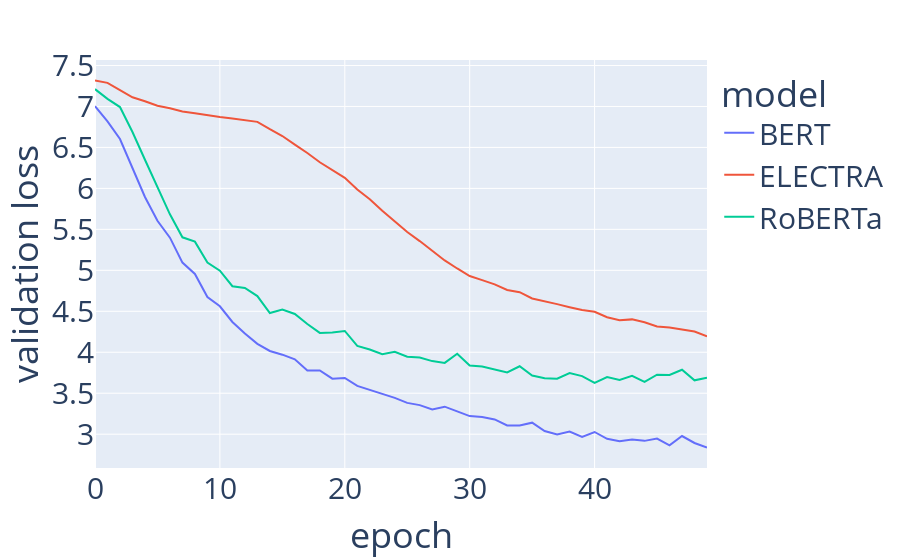

The cell this chart's notebook holds for it:
### Code cell
import plotly.express as px

fig = px.line(df, x="epoch", y="val_losses", color='model')
fig.update_layout(xaxis = dict(tickfont = dict(size=30)),
                  yaxis = dict(tickfont = dict(size=30)),
                  font = dict(size=30))
fig.update_layout(
    xaxis_title="epoch",
    yaxis_title="validation loss",
#    legend_title="Legend Title",
    font=dict(size=30)
)
fig.show()

### Figure 1 — Plotly figure (JSON) as saved in the notebook; plotly's stock layout.template omitted (floating-point values rounded to 4 significant figures)
{"data": [{"hovertemplate": "model=BERT<br>epoch=%{x}<br>val_losses=%{y}<extra></extra>", "legendgroup": "BERT", "line": {"color": "#636efa", "dash": "solid"}, "marker": {"symbol": "circle"}, "mode": "lines", "name": "BERT", "orientation": "v", "showlegend": true, "type": "scatter", "x": [0, 1, 2, 3, 4, 5, 6, 7, 8, 9, 10, 11, 12, 13, 14, 15, 16, 17, 18, 19, 20, 21, 22, 23, 24, 25, 26, 27, 28, 29, 30, 31, 32, 33, 34, 35, 36, 37, 38, 39, 40, 41, 42, 43, 44, 45, 46, 47, 48, 49], "xaxis": "x", "y": [7.004, 6.817, 6.603, 6.238, 5.895, 5.605, 5.399, 5.094, 4.956, 4.674, 4.561, 4.37, 4.228, 4.102, 4.016, 3.971, 3.913, 3.776, 3.778, 3.678, 3.686, 3.589, 3.539, 3.497, 3.444, 3.382, 3.355, 3.302, 3.336, 3.279, 3.221, 3.211, 3.18, 3.107, 3.107, 3.14, 3.039, 2.997, 3.032, 2.966, 3.027, 2.944, 2.914, 2.934, 2.919, 2.946, 2.863, 2.977, 2.893, 2.836], "yaxis": "y"}, {"hovertemplate": "model=ELECTRA<br>epoch=%{x}<br>val_losses=%{y}<extra></extra>", "legendgroup": "ELECTRA", "line": {"color": "#EF553B", "dash": "solid"}, "marker": {"symbol": "circle"}, "mode": "lines", "name": "ELECTRA", "orientation": "v", "showlegend": true, "type": "scatter", "x": [0, 1, 2, 3, 4, 5, 6, 7, 8, 9, 10, 11, 12, 13, 14, 15, 16, 17, 18, 19, 20, 21, 22, 23, 24, 25, 26, 27, 28, 29, 30, 31, 32, 33, 34, 35, 36, 37, 38, 39, 40, 41, 42, 43, 44, 45, 46, 47, 48, 49], "xaxis": "x", "y": [7.318, 7.288, 7.2, 7.112, 7.064, 7.009, 6.977, 6.939, 6.917, 6.89, 6.872, 6.854, 6.838, 6.812, 6.722, 6.639, 6.533, 6.432, 6.319, 6.22, 6.129, 5.986, 5.867, 5.727, 5.598, 5.467, 5.357, 5.236, 5.121, 5.022, 4.93, 4.88, 4.829, 4.759, 4.733, 4.656, 4.624, 4.587, 4.55, 4.515, 4.494, 4.427, 4.391, 4.401, 4.367, 4.315, 4.301, 4.276, 4.253, 4.194], "yaxis": "y"}, {"hovertemplate": "model=RoBERTa<br>epoch=%{x}<br>val_losses=%{y}<extra></extra>", "legendgroup": "RoBERTa", "line": {"color": "#00cc96", "dash": "solid"}, "marker": {"symbol": "circle"}, "mode": "lines", "name": "RoBERTa", "orientation": "v", "showlegend": true, "type": "scatter", "x": [0, 1, 2, 3, 4, 5, 6, 7, 8, 9, 10, 11, 12, 13, 14, 15, 16, 17, 18, 19, 20, 21, 22, 23, 24, 25, 26, 27, 28, 29, 30, 31, 32, 33, 34, 35, 36, 37, 38, 39, 40, 41, 42, 43, 44, 45, 46, 47, 48, 49], "xaxis": "x", "y": [7.211, 7.093, 6.993, 6.688, 6.349, 6.021, 5.684, 5.403, 5.35, 5.095, 4.995, 4.806, 4.784, 4.686, 4.479, 4.521, 4.468, 4.344, 4.236, 4.24, 4.26, 4.077, 4.034, 3.977, 4.005, 3.946, 3.936, 3.892, 3.87, 3.982, 3.837, 3.825, 3.79, 3.755, 3.829, 3.716, 3.683, 3.676, 3.746, 3.709, 3.626, 3.698, 3.662, 3.713, 3.639, 3.726, 3.722, 3.787, 3.658, 3.689], "yaxis": "y"}], "layout": {"font": {"size": 30}, "legend": {"title": {"text": "model"}, "tracegroupgap": 0}, "margin": {"t": 60}, "xaxis": {"anchor": "y", "domain": [0, 1], "tickfont": {"size": 30}, "title": {"text": "epoch"}}, "yaxis": {"anchor": "x", "domain": [0, 1], "tickfont": {"size": 30}, "title": {"text": "validation loss"}}}}
